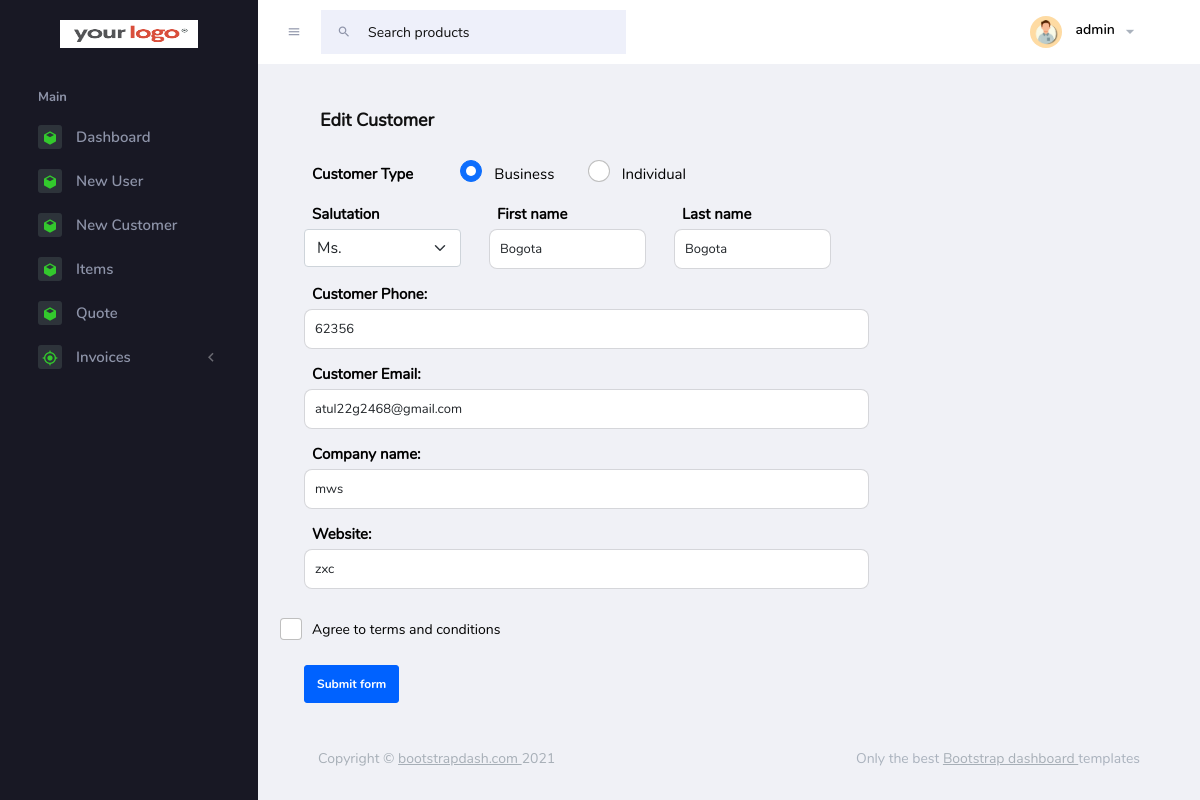
Screenshot of /pages/customer/Customersedit.php?Customersedit=1 (signed in) with the database file from the repository.
### tables this page shows
CREATE TABLE IF NOT EXISTS `dashboard2_customers` (
  `customerId` int NOT NULL AUTO_INCREMENT,
  `user_id` int NOT NULL,
  `customerType` varchar(255) NOT NULL,
  `salutation` varchar(255) NOT NULL,
  `firstName` varchar(255) NOT NULL,
  `lastName` varchar(255) NOT NULL,
  `customerPhone` varchar(255) NOT NULL,
  `customerEmail` varchar(255) NOT NULL,
  `companyName` varchar(255) NOT NULL,
  `Website` varchar(255) NOT NULL,
  `Creation_Date` timestamp NOT NULL DEFAULT CURRENT_TIMESTAMP,
  `Modified_Date` timestamp NOT NULL DEFAULT CURRENT_TIMESTAMP,
  PRIMARY KEY (`customerId`)
);

### pages/customer/Customersedit.php (the view, shortened to what this page needs)
<?php include('../common/header.php');
include_once("../database/dbconnect.php");
if (isset($_GET['Customersedit'])) {
    $sno = $_GET['Customersedit'];
    $sqlQuery = "SELECT * FROM `dashboard2_customers` WHERE customerId = {$sno}";
    $result = mysqli_query($conn, $sqlQuery);
    $row = $result->fetch_assoc();
};
?>
<body>
    <div class="container-scroller">
        <?php include('../common/navbar.php'); ?>
        <div class="container-fluid page-body-wrapper">
            <?php include('../common/sidebar.php'); ?>
            <div class="main-panel">
                <div class="content-wrapper">
                    <div class="page-header">
                        <h3 class="page-title"> Edit Customer </h3>
                    </div>
                    <form class="row f-row" action="<?php echo SITE_URL; ?>pages/database/customers/customersedit.php?editCustomers=<?php echo $sno; ?>" method="post">
                        <div class="col-md-12 ">
                            <label for="Customer_Type" class="form-label">Customer Type</label>
                            <?php
                            if ($row["customerType"] == "Business") {
                                echo '<input class="form-check-input" type="radio" name="Customer_Type" checked id="inlineRadio1" value="Business">';
                            } else {
                                echo '<input class="form-check-input" type="radio" name="Customer_Type" id="inlineRadio1" value="Business">';
                            }
                            ?>
                            <label class="form-check-label" for="Customer_Type">Business</label>
                            <?php
                            if ($row["customerType"] == "Individual") {
                                echo '<input class="form-check-input" checked type="radio" name="Customer_Type" id="inlineRadio2" value="Individual">';
                            } else {
                                echo '<input class="form-check-input" type="radio" name="Customer_Type" id="inlineRadio2" value="Individual">';
                            }
                            ?>
                            <label class="form-check-label" for="Customer_Type">Individual</label>
                        </div>
                        <div class="col-md-3">
                            <label for="Salutation" class="form-label">Salutation</label>
                            <select class="form-select" name="Salutation" aria-label="Default select example">
                                <?php
                                if ($row["salutation"] == "Ms.") {
                                    echo '<option selected value="Ms.">Ms.</option>';
                                } else {
                                    echo '<option selected value="Ms.">Ms.</option>';
                                }
                                ?>
                            </select>
                        </div>
                        <div class="col-md-3">
                            <label for="First_name" class="form-label">First name</label>
                            <input type="text" name="First_name" class="form-control" id="validationDefault02" value="<?php echo $row["firstName"] ?>" required>
                        </div>
                        <div class="col-md-3">
                            <label for="last_name" class="form-label">Last name</label>
                            <div class="input-group">
                                <input type="text" name="last_name" class="form-control" id="validationDefaultUsername" value="<?php echo $row["lastName"] ?>" aria-describedby="inputGroupPrepend2" required>
                            </div>
                        </div>
                        <div class="col-md-10">
                            <label for="customerPhone" class="form-label">Customer Phone:</label>
                            <input type="tel" class="form-control" name="customerPhone" id="validationDefault03" value="<?php echo $row["customerPhone"] ?>" required>
                        </div>
                        <div class="col-md-10">
                            <label for="customerEmail" class="form-label">Customer Email:</label>
                            <input type="email" class="form-control" name="customerEmail" id="exampleFormControlInput1" value="<?php echo $row["customerEmail"] ?>" required>
                        </div>
                        <div class="col-md-10">
                            <label for="companyName" class="form-label">Company name:</label>
                            <input type="text" class="form-control" name="companyName" value="<?php echo $row["companyName"] ?>" required>
                        </div>
                        <div class="col-md-10">
                            <label for="Website" class="form-label">Website:</label>
                            <input type="text" name="Website" class="form-control" value="<?php echo $row["Website"] ?>" required>
                        </div>
                        <div class="col-10">
                            <div class="form-check">
                                <input class="form-check-input" type="checkbox" id="invalidCheck2" required>
                                <label class="form-check-label" for="invalidCheck2">
                                    Agree to terms and conditions
                                </label>
                            </div>
                        </div>
                        <div class="col-12">
                            <button class="btn btn-primary" name="Customersedit" type="submit">Submit form</button>
                        </div>
                    </form>
                </div>
                <footer class="footer">
                    <div class="footer-inner-wraper">
                        <div class="d-sm-flex justify-content-center justify-content-sm-between py-2">
                            <span class="text-muted text-center text-sm-left d-block d-sm-inline-block">Copyright © <a href="https://www.bootstrapdash.com/" target="_blank">bootstrapdash.com </a>2021</span>
                            <span class="float-none float-sm-right d-block mt-1 mt-sm-0 text-center">Only the best <a href="https://www.bootstrapdash.com/" target="_blank"> Bootstrap dashboard </a> templates</span>
                        </div>
                    </div>
                </footer>
            </div>
        </div>
    </div>
</body>
</html>

### assets/css/style2.css (style rules this page uses)
a { color: black; }

### assets/css/custom_style.css (style rules this page uses)
:root { --dark-bg-color: #434343; --dark-text-color: #fff; }
input { padding: 10px !important; }
.form-label { margin-bottom: 0px; margin-right: 35px; }
.form-check-label { margin-right: 21px; margin-top: 3px; }
label { color: #000; font-size: 15px; padding: 5px 8px; }
.form-control { border-radius: 8px; }
.f-row { display: flex; gap: 10px; max-width: 700px; }
.form-check .form-check-label { display: block; margin-left: 0px; font-size: 0.875rem; line-height: 1.5; }
.form-label { font-weight: bold; }
html, body { margin: 0; padding: 0; height: 100%; width: 100%; }

### rows the page displays
dashboard2_customers: Salutation "Ms.", First_name "Bogota", last_name "Bogota", customerPhone "62356", customerEmail "atul22g2468@gmail.com", companyName "mws", Website "zxc"

### other values shown
$_SESSION['username'] "admin"
